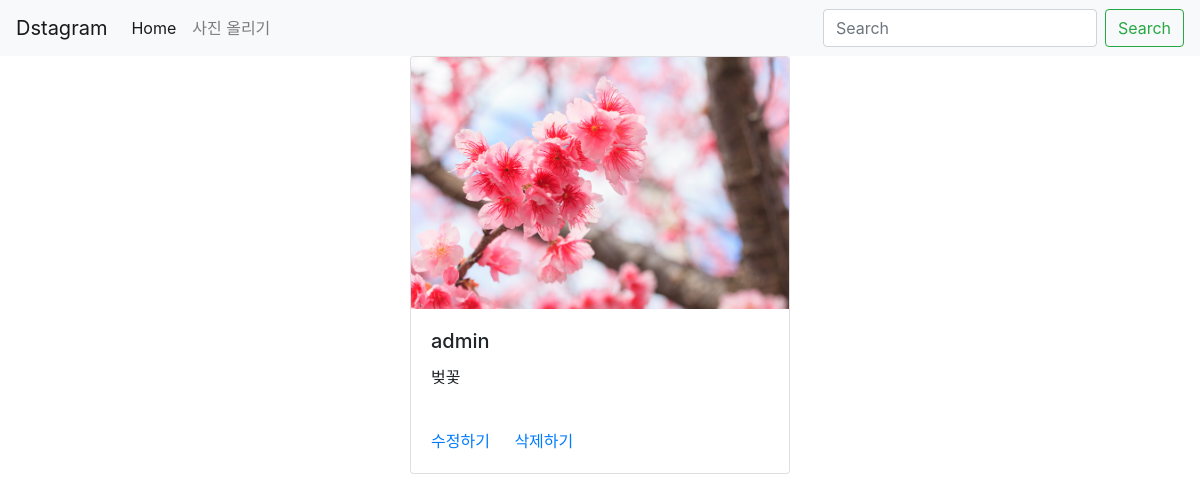
/detail/6/, run on the app's committed database.
### photo/models.py (models this page shows, shortened)
class Photo(models.Model):
    author = models.ForeignKey(User, on_delete=models.CASCADE, related_name='user')
    text = models.TextField(blank=True)
    image = models.ImageField(upload_to = 'timeline_photo/%Y/%m/%d')
    created = models.DateTimeField(auto_now_add=True)
    updated = models.DateTimeField(auto_now=True)
    class Meta:
        ordering = ['-created']

### photo/views.py (the view)
# urls.py: path(r"detail/<int:pk>/", PhotoDetail.as_view(), name = 'detail'),
class PhotoDetail(DetailView):
    model = Photo
    template_name_suffix = '_detail'

### photo/templates/photo/photo_detail.html (shortened to what this page needs)
{% extends 'base.html' %}
{% block content %}
<div class="row">
    <div class="col"></div>
    <div class="col-12 col-xl-4 col-md-4">
        <div class="card" style="">
            <img src=" {{ object.image.url }}" class="card-img-top" alt="...">
            <div class="card-body">
                <h5 class="card-title">{{ object.author }}</h5>
                <p class="card-text"> {{ object.text }} </p>
            </div>
            <div class="card-body">
                <a href="{% url 'photo:update' object.id %}" class="card-link">수정하기</a>
                <a href="{% url 'photo:delete' object.id %}" class="card-link">삭제하기</a>
            </div>
        </div>
    </div>
    <div class="col"></div>
</div>
{% endblock %}

### data on the page
Photo: image (picture), author "admin", text "벚꽃"
